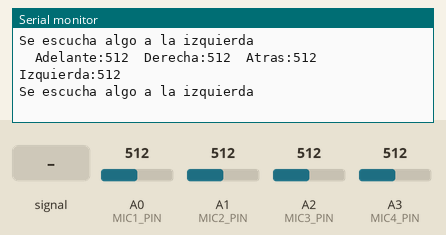
Simulated run of this sketch. Board: Arduino Uno, built with avr-gcc and run on an emulated ATmega328P. Shown: the last lines printed to the serial monitor. Inputs (shaded band) come from the test bench; at power-on: A0 (MIC1_PIN) = 512, A1 (MIC2_PIN) = 512, A2 (MIC3_PIN) = 512, A3 (MIC4_PIN) = 512.

Above: at 2.9 s.
3.0 s: A0 (MIC1_PIN) fed a 200 Hz sine of ±81 counts around its level
At 7.1 s:
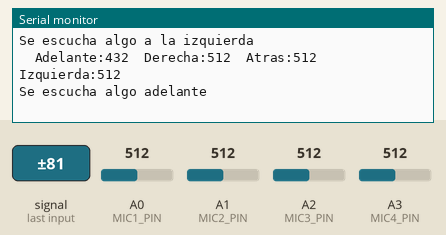
9.2 s: A1 (MIC2_PIN) fed a 200 Hz sine of ±81 counts around its level
At 13.3 s:
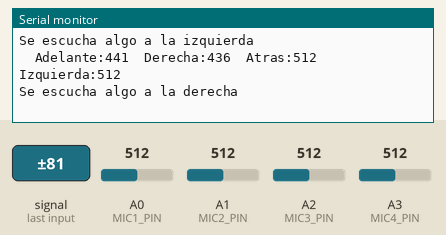
14.1 s: A2 (MIC3_PIN) fed a 200 Hz sine of ±255 counts around its level
At 16.1 s:
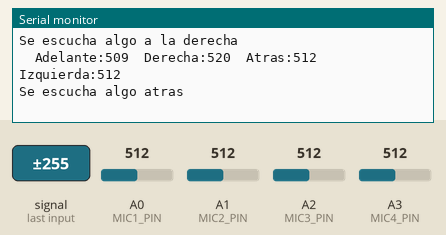
16.9 s: A3 (MIC4_PIN) fed a 200 Hz sine of ±81 counts around its level
19.7 s: A0 (MIC1_PIN) set to 490
At 22.2 s:
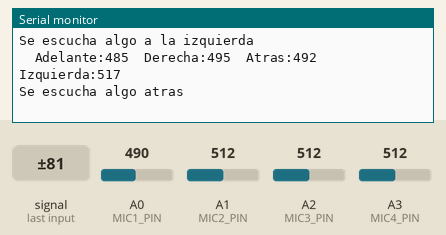
22.5 s: A1 (MIC2_PIN) set to 490
At 24.0 s:
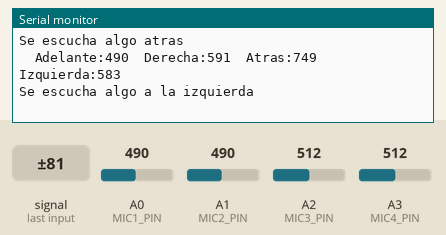
Timing chart, 0 to 25.5 s (numbered marks = the images above; inputs shaded):
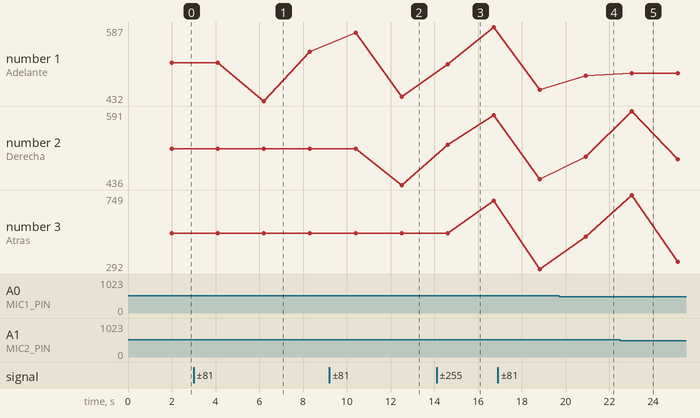

The sketch:

sketch_aug30eDemo_Sonido.ino
```cpp
#define MIC1_PIN A0 //Adelante
#define MIC2_PIN A1 //Derecha
#define MIC3_PIN A2 //Atras
#define MIC4_PIN A3 //Izquierda

int threshold = 500;

void setup() {
  Serial.begin(9600);
}

void loop() {
  int mic1 = analogRead(MIC1_PIN);
  int mic2 = analogRead(MIC2_PIN);
  int mic3 = analogRead(MIC3_PIN);
  int mic4 = analogRead(MIC4_PIN);

  if (mic1>mic2 && mic1>mic3 && mic1>mic4){
    Serial.println("Se escucha algo adelante");
    delay(2000);
  }else if(mic2>mic1 && mic2>mic3 && mic2>mic4){
    Serial.println("Se escucha algo a la derecha");
    delay(2000);
  }else if (mic3>mic1 && mic3>mic2 && mic3>mic4){
    Serial.println("Se escucha algo atras");
    delay(2000);
  }else{
    Serial.println("Se escucha algo a la izquierda");
    delay(2000);
  }

  // Envía los valores al Serial Plotter
  Serial.print("\tAdelante:");
  Serial.print(mic1);
  Serial.print("\tDerecha:");
  Serial.print(mic2);
  Serial.print("\tAtras:");
  Serial.print(mic3);
  Serial.print("\tIzquierda:");
  Serial.println(mic4);

  delay(100);
}
```

Measured:
- after the input at 3.0 s, the serial monitor: prints a new line after 3.2 s (image 1)
- after the input at 9.2 s, the serial monitor: prints a new line after 3.3 s (image 2)
- after the input at 14.1 s, the serial monitor: prints a new line after 0.61 s (image 3)
- after the input at 22.5 s, the serial monitor: prints a new line after 0.62 s (image 5)
- plotted number 1: 512 → 535 after the input at 3.0 s
- plotted number 2: 512 → 436 after the input at 9.2 s
- plotted number 3: 512 → 712 after the input at 14.1 s
